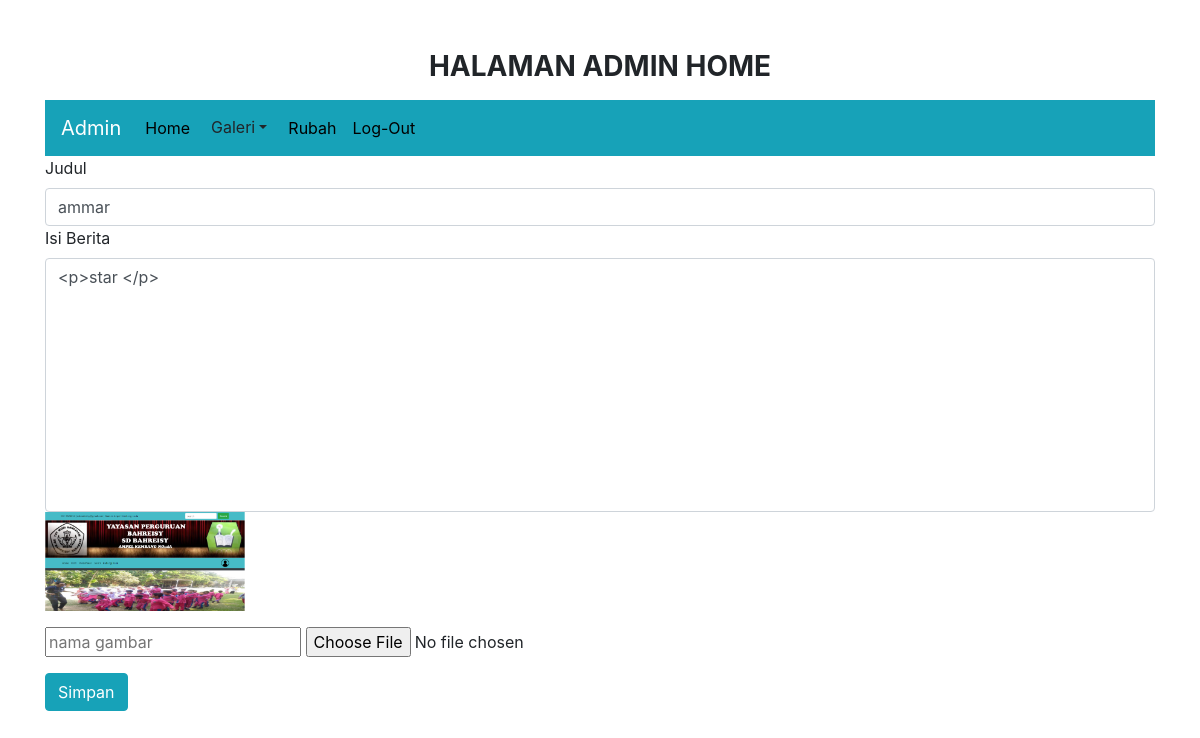
Page /admin/e_index.php?edit=42 on the committed database.
### tables this page shows
CREATE TABLE `tbl_utama` (
  `id` int(11) NOT NULL,
  `judul` varchar(30) NOT NULL,
  `isi` text NOT NULL,
  `nama_gambar` varchar(20) NOT NULL,
  `gambar` text NOT NULL
);

### admin/e_index.php (the view, shortened to what this page needs)
<!doctype html>
<html lang="en">
  <head>
    <link rel="stylesheet" href="https://cdn.jsdelivr.net/npm/bootstrap@4.6.2/dist/css/bootstrap.min.css">
    <link rel="stylesheet" href="../style.css">
  </head>
  <body>
<div class="container">
  <div class="admin-kepala">
    <h6>halaman admin home</h6>
  </div>
  <div class="navbar navbar-expand-lg navbar-dark bg-info">
    <a href="admin_index.php" class="navbar-brand">Admin</a>
    <div class="collapse navbar-collapse" id="ikonkecil">
      <div class="navbar-nav mr-auto">
        <a href="admin_index.php" class="nav-link">Home</a>
        <div class="dropdown">
          <button type="button" class="btn dropdown-toggle" data-toggle="dropdown" name="button">Galeri</button>
        </div>
        <a href="rubah.php" class="nav-link">Rubah</a>
        <a href="?keluar" class="nav-link">Log-Out</a>
      </div>
    </div>
  </div>
  <?php
  include '../koneksi/connect.php';
  $id=$_GET['edit'];
  $query=mysqli_query($link, "SELECT * FROM tbl_utama where id='$id' ");
  $outputan=mysqli_fetch_assoc($query);
   ?>
  <form method="post" enctype="multipart/form-data">
    <div class="form-group">
      <label for="judul">Judul</label>
      <input type="text" placeholder="Judul Berita" class="form-control" name="judul" value="<?php echo $outputan['judul'] ?>">
      <label for="isi">Isi Berita</label>
      <textarea name="isi" class="ckeditor form-control" rows="10" style="resize:none;"><?php echo $outputan['isi'] ?></textarea>
      <div class="image-wrapper">
        <img src="../tampung/<?php echo $outputan['gambar'] ?>" alt="">
      </div>
      <input type="text" placeholder="nama gambar" class="mt-3" name="nama_gambar" value="">
      <input type="file" name="gambar" value="">
    </div>
    <button type="submit" class="btn btn-info mb-5" name="simpan" onclick="return confirm('yakin untuk dirubah?')">Simpan</button>
  </form>
</div>
  </body>
</html>

### style.css (style rules this page uses)
h6 { font-size: 28px; text-transform: uppercase; font-weight: bold; }
.navbar { background-color: rgb(70, 187, 199); }
.nav-link { color: black !important; }

### admin/e_index.php (style rules this page uses)
.admin-kepala { height: 100px; text-align: center; padding-top: 50px; }
.image-wrapper img { width: 200px; }

### rows in the picture
tbl_utama: judul "ammar", isi "<p>star </p>", gambar (picture)
